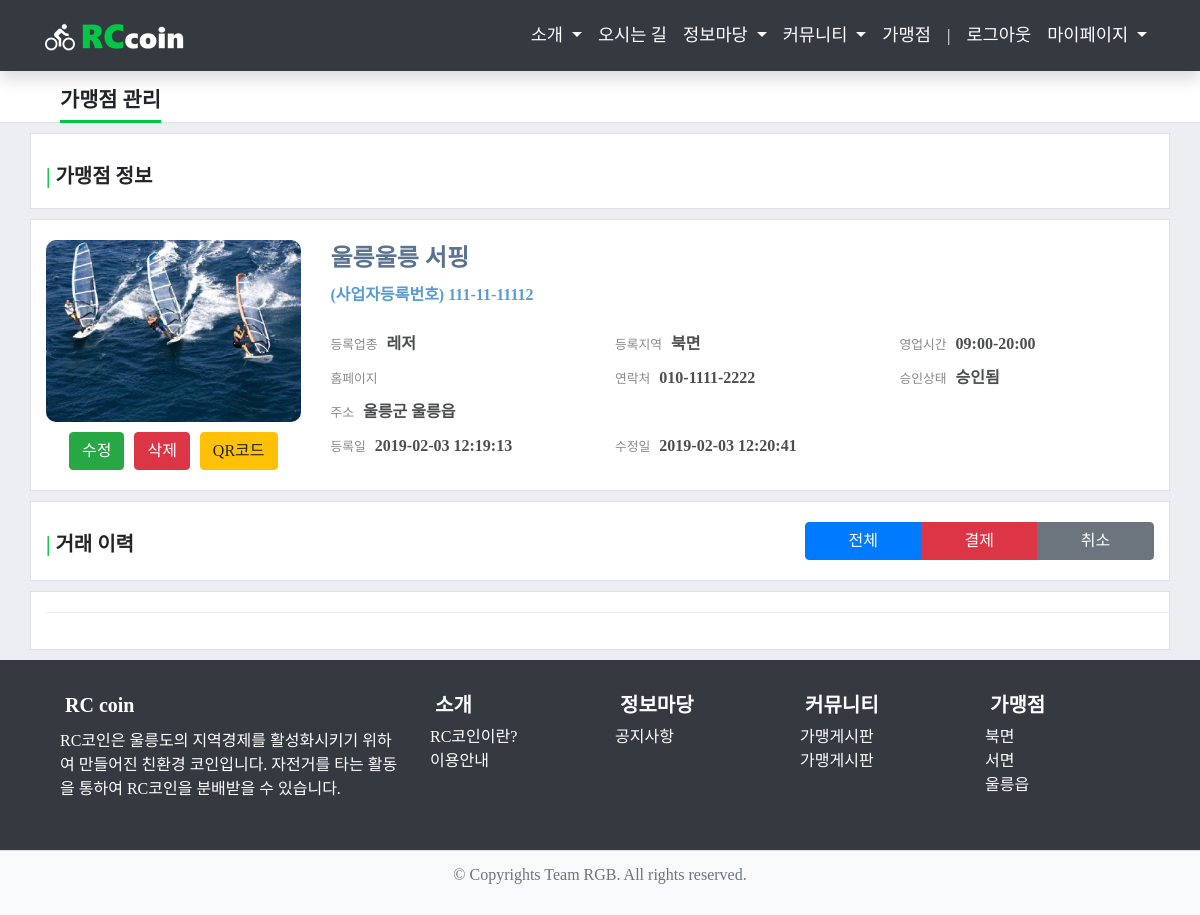
Screenshot of /store/info/ (signed in) with the database file from the repository.
### store/models.py (models this page shows, shortened)
class Photo(models.Model):
    store = models.ForeignKey('Store', on_delete=models.CASCADE)
    image = ThumbnailImageField(upload_to=upload_path_handler, null=True)
    upload_date = models.DateTimeField(auto_now_add=True)
    class Meta:
        ordering = ['store']

@python_2_unicode_compatible
class Store(models.Model):
    name = models.CharField(max_length=100, null=True)
    corporate_number = models.CharField(max_length=12, null=True)
    representative = models.ForeignKey(User, null=True, on_delete=models.CASCADE)
    category = models.ForeignKey(Category, null=True, on_delete=models.CASCADE)
    location = models.ForeignKey(Location, null=True, on_delete=models.CASCADE)
    address = models.CharField(max_length=100, null=True, default='-')
    phone_number = models.CharField(max_length=15, null=True, default='-')
    url = models.CharField(max_length=100, null=True, default='-')
    opening_hour = models.CharField(max_length=2, null=True)
    opening_minute = models.CharField(max_length=2, null=True)
    closing_hour = models.CharField(max_length=2, null=True)
    closing_minute = models.CharField(max_length=2, null=True)
    description = models.TextField(blank=True)
    registered_date = models.DateTimeField(auto_now_add=True, null=True)
    modified_date = models.DateTimeField(auto_now=True)
    status = models.IntegerField(default=1)

class Category(models.Model):
    domain = models.CharField(max_length=20)
    def __str__(self):
        return self.domain

class Location(models.Model):
    loc = models.CharField(max_length=20)
    def __str__(self):
        return self.loc

### store/views.py (the view)
# urls.py: path('info/', get_myStore, name='info'),
@login_required
def get_myStore(request):
    user = request.user
    store = (Store.objects.filter(Q(representative_id = user.pk) & ~Q(status=3)))[0]
    photo = (Photo.objects.filter(Q(store_id=store.pk)))[0]
    domain = get_categorys()
    loc = get_locations()
    status = ['승인대기중', '승인됨']
    data = {
        'store' : store,
        'photo' : photo,
        'status': status[store.status-1],
        'domain': domain[store.category_id-1],
        'loc'   : loc[store.location_id-1],
        'rdate' : (store.registered_date).strftime('%Y-%m-%d %H:%M:%S'),
        'mdate' : (store.modified_date).strftime('%Y-%m-%d %H:%M:%S')
    }
    return render(request, 'store/store_info.html', data)

### store/views.py (called while the page is built)
def get_categorys():
    categorys = Category.objects.all()
    domain_list = []
    for domain in categorys:
        domain_list.append(domain)
    return domain_list

def get_locations():
    locations = Location.objects.all()
    location_list = []
    for loc in locations:
        location_list.append(loc)
    return location_list

### store/templates/store/store_info.html (shortened to what this page needs)
{% extends 'base.html' %}
{% block head %}
{% load staticfiles %}
{% endblock head %}
{% block body %}
    <div id="contents" class="page-header">
        <div class="container">
            <div class="row page-title">
                <a>가맹점 관리</a>
            </div>
        </div>
    </div>
    <div id="contents">
        <div class="container">
            <div class="row justify-content-center page">
                <div class="col-md card">
                    <div class="card-body">
                        <h5 class="card-subtitle"><a style="color:#00c746;">|</a> 가맹점 정보</h5>
                    </div>
                </div>
            </div>
            <div class="row justify-content-center page">
                <div class="col-md card">
                    <div class="card-body">
                        <div class="row">
                            <div class="col-md-3">
                                <div class="profile-img">
                                    <img src="/media/{{ photo.image }}" class="img-responsive" alt="">
                                </div>
                                <div class="row2 justify-content-center" style="margin-top: 10px">
                                    <a href="{% url 'account:identity' 's_edit' %}" class="btn btn-success" style="margin: 0px 5px 0px 5px;">수정</a>
                                    <a href="{% url 'account:identity2' op='s_del' s_id=store.id %}" class="btn btn-danger" style="margin: 0px 5px 0px 5px;">삭제</a>
                                    {% if store.status == 2 %}
                                    <form action="{% url 'store:qrcode' %}" method="POST" target="_blank">
                                        <button type="submit" id="btn_qr" class="btn btn-warning" style="margin: 0px 5px 0px 5px;">QR코드</button>
                                    </form>
                                    {% endif %}
                                </div>
                            </div>
                            <div class="col-md-9">
                                <div class="name-wrapper">
                                    <div class="profile-usertitle-name">{{ store.name }}</div>
                                    <div class="profile-usertitle-job">(사업자등록번호) {{ store.corporate_number }}</div>
                                </div>
                                <div class="row">
                                    <div class="col-md-4">
                                        <div class="personal-details">
                                            <small>등록업종</small>
                                            <strong>{{ domain }}</strong>
                                        </div>
                                    </div>
                                    <div class="col-md-4">
                                        <div class="personal-details">
                                            <small>등록지역</small>
                                            <strong>{{ loc }}</strong>
                                        </div>
                                    </div>
                                    <div class="col-md-4">
                                        <div class="personal-details">
                                            <small>영업시간</small>
                                            <strong>{{ store.opening_hour }}:{{ store.opening_minute }}-{{ store.closing_hour }}:{{ store.closing_minute }}</strong>
                                        </div>
                                    </div>
                                </div>
                                <div class="row">
                                    <div class="col-md-4">
                                        <div class="personal-details">
                                            <small>홈페이지</small>
                                        </div>
                                    </div>
                                    <div class="col-md-4">
                                        <div class="personal-details">
                                            <small>연락처</small>
                                            <strong>{{ store.phone_number }}</strong>
                                        </div>
                                    </div>
                                    <div class="col-md-4">
                                        <div class="personal-details">
                                            <small>승인상태</small>
                                            <strong>{{ status }}</strong>
                                        </div>
                                    </div>
                                </div>
                                <div class="row">
                                    <div class="col-md-12">
                                        <div class="personal-details">
                                            <small>주소</small>
                                            <strong>{{ store.address }}</strong>
                                        </div>
                                    </div>
                                </div>
                                <div class="row">
                                    <div class="col-md-4">
                                        <div class="personal-details">
                                            <small>등록일</small>
                                            <strong>{{ rdate }}</strong>
                                        </div>
                                    </div>
                                    <div class="col-md-4">
                                        <div class="personal-details">
                                            <small>수정일</small>
                                            <strong>{{ mdate }}</strong>
                                        </div>
                                    </div>
                                    <div class="col-md-4">
                                    </div>
                                </div>
                            </div>
                        </div>
                    </div>
                </div>
            </div>
        </div>
    </div>
    <div id="contents">
        <div class="container">
            <div class="row justify-content-center page">
                <h5 class="col-md-8 card-subtitle"><a style="color:#00c746;">|</a> 거래 이력</h5>
                <div class="col-md-4 btn-group">
                    <button type="button" class="btn btn-primary" onclick="get_receipt(1, 0)">전체</button>
                    <button type="button" class="btn btn-danger" onclick="get_receipt(1, 1)">결제</button>
                    <button type="button" class="btn btn-secondary" onclick="get_receipt(1, 2)">취소</button>
                </div>
            </div>
        </div>
    </div>
    <div id="contents">
        <div class="container">
            <div class="row justify-content-center page">
                <table class="table table-filter">
                </table>
            </div>
        </div>
    </div>
{% endblock body %}

### static/css/style.css (style rules this page uses)
body { font-family: 'Nanum Gothic'; font-size: 1rem; background: #edeef2; height: 100vh; }
.row2 { display: -ms-flexbox; display: flex; -ms-flex-wrap: wrap; flex-wrap: wrap; margin-right: -15px; margin-left: -15px; }
a { text-decoration: none !important; }
.page { background-color: #fff; margin-top: 10px; margin-bottom: 10px; padding-top: 20px; padding-bottom: 20px; border: 1px solid #dee2e6; }
.page-header { height: 75px; background-color: #fff; border-bottom: 1px solid #dee2e6; }
.page-title { padding-top: 36px; padding-left: 30px; }
.page-title>a { font-size: 1.3rem; border-bottom: 3px solid #00c746; padding-bottom: 5px; font-weight: 600; }
.card { border: 0; border-radius: 0; }
.card { border: none; }
.card-subtitle { font-weight: 600; margin-top: 10px; }
.card-body { padding: 0rem; vertical-align: middle; }
.profile-usertitle-name { color: #5a7391; font-size: 1.2rem; font-weight: 600; margin-bottom: 7px; }
.profile-usertitle-job { text-transform: uppercase; color: #5b9bd1; font-weight: 600; margin-bottom: 15px; }
table { border-collapse:separate; border-spacing: 5px; }
.table-filter { background-color: #fff; border-bottom: 1px solid #eee; }
strong { font-weight: 750; margin-left: 5px; }
small { color: #8a8a8b; }
.profile-usertitle-name { font-size: 1.5rem; }
.personal-details { color: #4d4e4f; margin-top: 10px; }
.profile-img { text-align: center; }
.carousel-inner>.item>a>img, .carousel-inner>.item>img, .img-responsive, .thumbnail a>img, .thumbnail>img { display: block; border-radius: 10px; max-width: 100%; height: auto; }

### rows the page displays
Photo: image (picture)
Store: name "울릉울릉 서핑", corporate_number "111-11-11112", opening_hour "09", opening_minute "00", closing_hour "20", closing_minute "00", phone_number "010-1111-2222", address "울릉군 울릉읍"
Category: domain "레저"
Location: loc "북면"

### other values shown
{{ status }} "승인됨"
{{ rdate }} "2019-02-03 12:19:13"
{{ mdate }} "2019-02-03 12:20:41"
